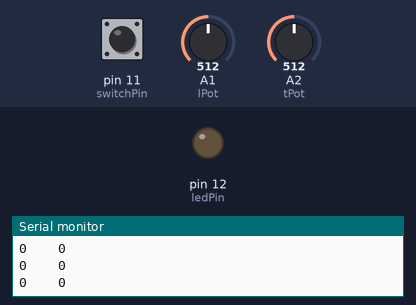
A sketch run on a simulated Arduino Uno, built with avr-gcc and run on an emulated ATmega328P. Shown: output pins drawn as LEDs (lit = HIGH), the last lines printed to the serial monitor. Inputs (shaded band) come from the test bench; at power-on: pin 11 (switchPin) LOW, A1 (lPot) = 512, A2 (tPot) = 512.

Above: at 1.2 s.
1.3 s: pin 11 (switchPin) pulled HIGH for 0.15 s
At 1.38 s:
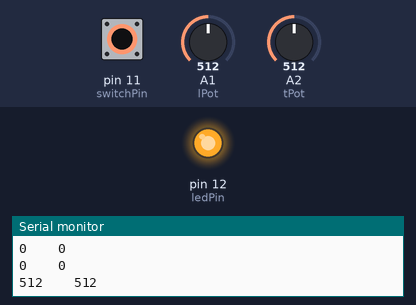
2.9 s: pin 11 (switchPin) pulled HIGH for 3.2 s
At 6.6 s:
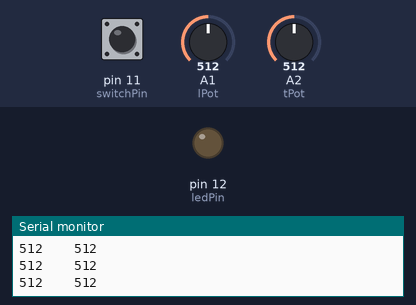
Timing chart, 0 to 8.1 s (numbered marks = the images above; inputs shaded):
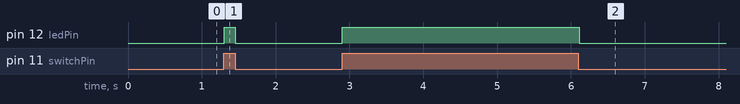

The sketch:

Switch.ino
```cpp
#define ledPin 12
#define switchPin 11
#define lPot A1
#define tPot A2

int switchState = 0;

int val1 = 0;
int val2 = 0;

int lastVal1 = 0;
int lastVal2 = 0;

void setup()
{
  pinMode(ledPin, OUTPUT);
  pinMode(switchPin, INPUT);
  pinMode(lPot, INPUT);
  pinMode(tPot, INPUT);

  Serial.begin(9600);
}

void loop()
{
  switchState = digitalRead(switchPin);

  if(switchState == 1)
  {
    digitalWrite(ledPin, HIGH);
    val1 = analogRead(lPot);
    val2 = analogRead(tPot);
    lastVal1 = val1;
    lastVal2 = val2;
    Serial.print(val1);
    Serial.print("    ");
    Serial.println(val2);
  }
  else
  {
    digitalWrite(ledPin, LOW);
    Serial.print(lastVal1);
    Serial.print("    ");
    Serial.println(lastVal2);
  }
}
```

Measured:
- after the input at 1.3 s, pin 12 (ledPin): LOW → HIGH at once, → LOW 0.15 s later
- after the input at 2.9 s, pin 12 (ledPin): LOW → HIGH at once, → LOW 3.2 s later
